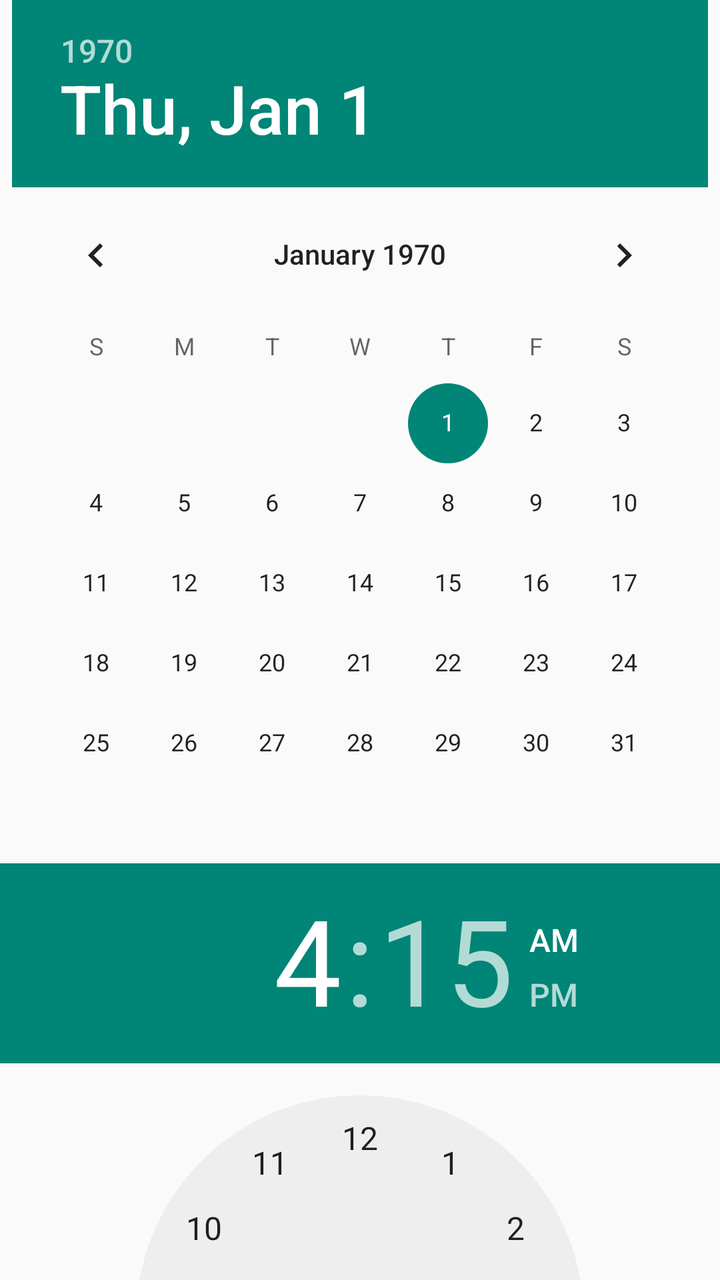
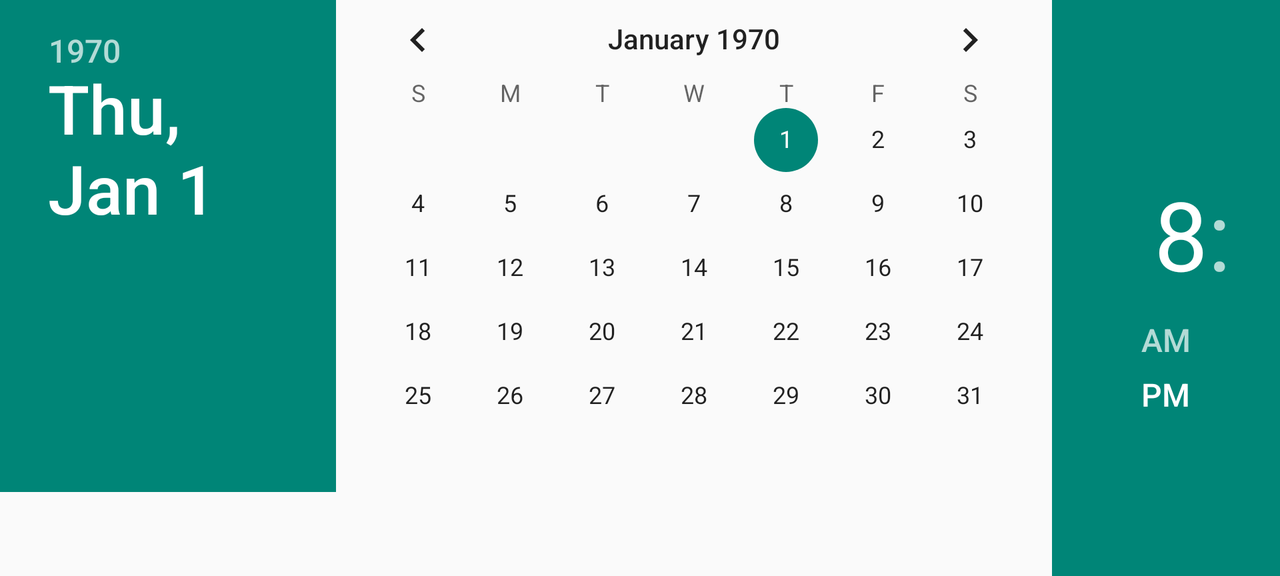

Two renders of one Android screen. The first uses the default layout on a phone; the second uses the alternative layout the repository ships for a different screen configuration, on a matching device. The two XML files are below.
<!-- AndroidManifest.xml: application theme AppTheme -->
<!-- res/layout/dialog_date.xml -->
<?xml version="1.0" encoding="utf-8"?>
<LinearLayout xmlns:android="http://schemas.android.com/apk/res/android"
    android:layout_width="wrap_content"
    android:layout_height="wrap_content"
    android:orientation="vertical">

    <DatePicker
        android:id="@+id/datePicker"
        android:layout_width="wrap_content"
        android:layout_height="wrap_content"
        android:layout_gravity="center_horizontal"
        android:calendarViewShown="false" />
    <TimePicker
        android:layout_gravity="center_horizontal"
        android:id="@+id/timePicker"
        android:layout_width="wrap_content"
        android:layout_height="wrap_content"/>

</LinearLayout>
<!-- resources referenced by this layout -->
<resources>
  <style name="AppTheme" parent="Theme.AppCompat.Light.DarkActionBar">
          
          <item name="colorPrimary">@color/red</item>
          <item name="titleTextColor">@color/black</item>
      </style>
</resources>
<!-- res/layout-land/dialog_date.xml (the repository's variant of the layout above) -->
<!-- drawn on the phone turned sideways -->
<?xml version="1.0" encoding="utf-8"?>
<LinearLayout xmlns:android="http://schemas.android.com/apk/res/android"
    android:layout_width="wrap_content"
    android:layout_height="wrap_content"
    android:orientation="horizontal">

    <DatePicker
        android:id="@+id/datePicker"
        android:layout_width="wrap_content"
        android:layout_height="wrap_content"
        android:layout_gravity="center_horizontal"
        android:calendarViewShown="false" />
    <TimePicker
        android:layout_gravity="center_horizontal"
        android:id="@+id/timePicker"
        android:layout_width="wrap_content"
        android:layout_height="wrap_content"/>

</LinearLayout>
